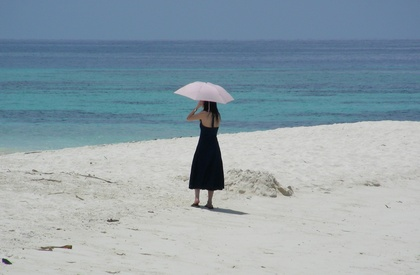
%> input picture umbrella_woman.jpg, 420 x 275 px, shrunk from 2769 x 1815 before the run
$ octave --eval "result = robert(imread('umbrella_woman.jpg'));"   (GNU Octave 9; MATLAB toolbox functions it lacks are replaced by stand-ins)
%> lines starting %> are read from the running program, lines starting %| are printed output that depends on the picture; in (x1, y1, x2, y2) boxes, pixels count from 0 and x2, y2 are one past the last pixel; in counts of white or black regions, pixels touching at a corner belong together; the program's own positions count from 1
function Edge_detect = robert(Input_image)
    Input= rgb2gray(Input_image);
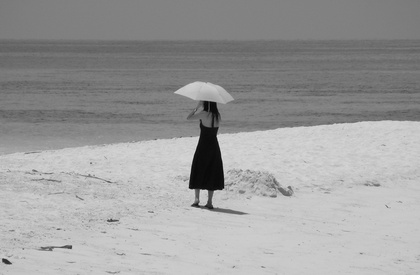
%> Input: size 275x420 uint8; min 3, max 223, mean 156.5
    figure, imshow(Input); title('Actual GrayScale Image for Robert Edge Detection');
    Input= double(Input);
%> Input: size 275x420 double
    [row,col]=size(Input);
%> row = 275; col = 420
    Edge_detect = zeros(size(Input));
    x_image= zeros(size(Input));
    y_image=zeros(size(Input));
    dir=zeros(size(Input));
    % X filter and Y filter
    Hx = [1 0; 0 -1];
    Hy = [0 1; -1 0];

    for i = 1:row-1
        for j = 1:col-1
            % Convolution with X filter and Y filter
            Grad_x= Input(i,j)-Input(i+1,j+1);
            Grad_y= Input(i,j+1)-Input(i+1,j);
            x_image(i,j)=Grad_x;
            y_image(i,j)=Grad_y;
            bla= atan2(Grad_y, Grad_x) * 100;
            if (bla >= 1 && bla <= 255)
                dir(i,j) = 255;
            else
                dir(i,j) = 0;
            end
            Edge_detect(i, j) = sqrt(Grad_x.^2 + Grad_y.^2);

        end
    end
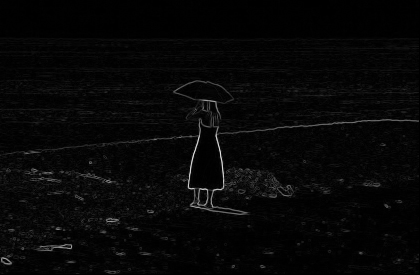
%> Edge_detect: size 275x420 double; min 0, max 223.2, mean 7.2
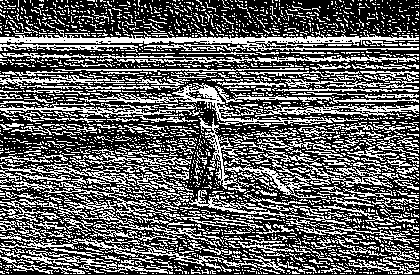
%> dir: size 275x420 double; 38% white in thin lines or dots
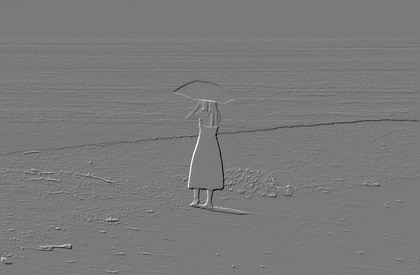
%> x_image: size 275x420 double; min -171, max 185, mean -0.3; drawn with min black and max white
    Edge_detect = uint8(Edge_detect);
%> Edge_detect: size 275x420 uint8
    Edge_detect(Edge_detect>=30)=255;
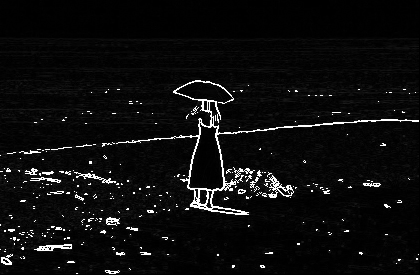
%> Edge_detect: size 275x420 uint8; min 0, max 255, mean 13.4
    Edge_detect(Edge_detect<30)=0;
%> Edge_detect: size 275x420 uint8; 3.2% white in thin lines or dots, all inside (x1, y1, x2, y2) = (0, 80, 419, 274)
    figure, imshow(Edge_detect); title('Gradient Magnitude Image for Robert Edge Detection (Threshold 30)');
    dir = uint8(dir);
%> dir: size 275x420 uint8; 38% white in thin lines or dots
    figure, imshow(dir); title('Gradient Direction Image for Robert Edge Detection');

end
